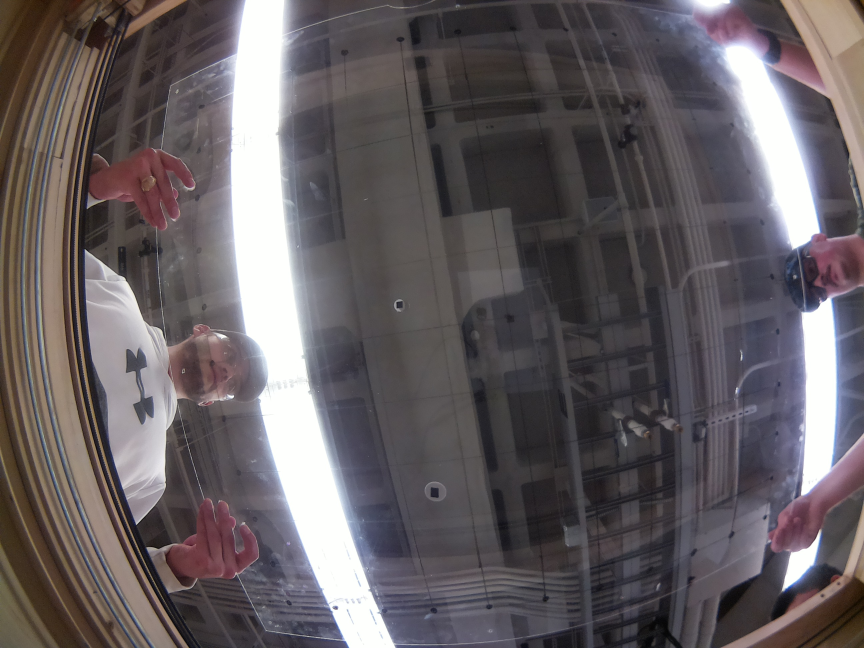
#> input picture fisheyecalibration.jpg, 2592 x 1944 px, found by its file name (shown at 1/3 size)
$ python fisheyeTest.py
#> lines starting #> are read from the running program, lines starting #| are printed output that depends on the picture
from defisheye import Defisheye
import cv2

dtype = "orthographic"
format = "fullframe"
fov = 132 #May need to change these to fit camera
pfov = 100

image = "/home/capstone403/fisheyecalibration.jpg"
imageOut = f"/home/capstone403/fisheyeBoardFixed_5inch.jpg"

imageDefish = "/home/capstone403/fisheyecalibrationDesfish.jpg"
imageCV = cv2.imread("/home/capstone403/fisheyecalibration.jpg")
#> imageCV is the input picture: shape (1944, 2592, 3); mean B, G, R 97.4, 94.4, 100.9
img = cv2.resize(imageCV, (1944, 1944))
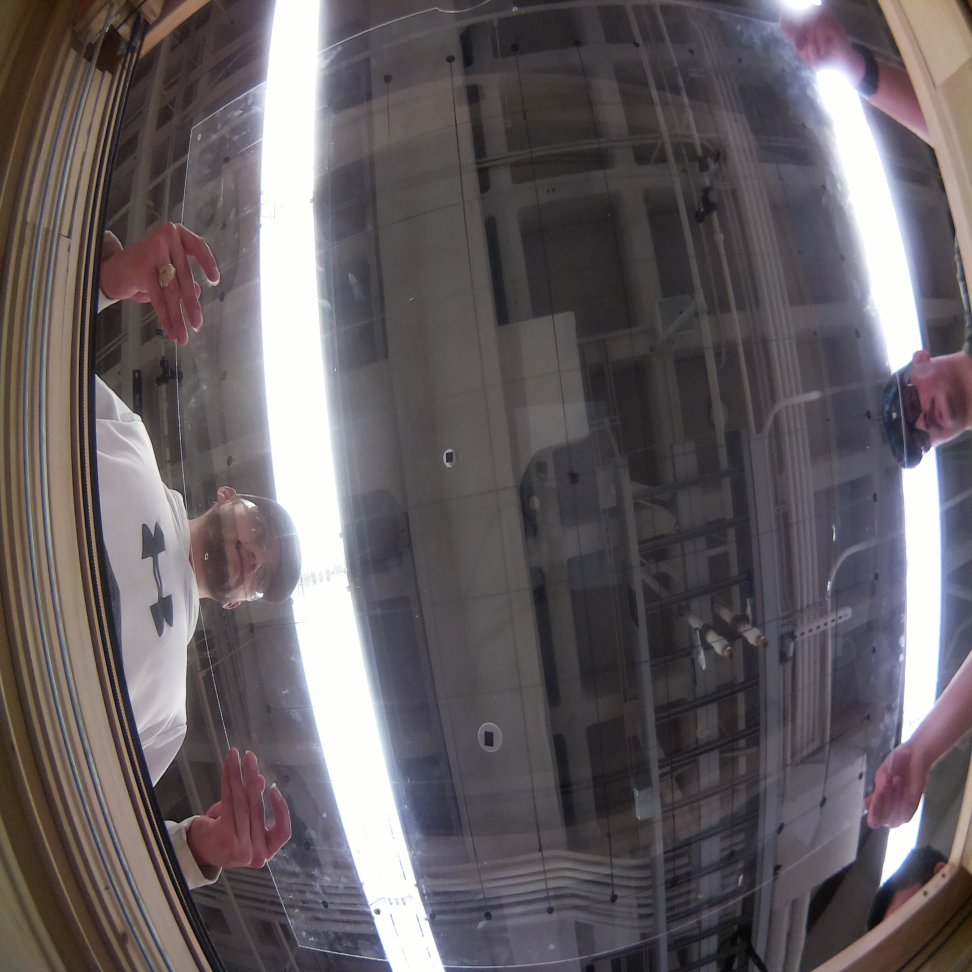
#> img: shape (1944, 1944, 3) (shown at 1/2 size); mean B, G, R 97.5, 94.5, 101
cv2.imwrite("/home/capstone403/fisheyecalibrationDesfish.jpg", img)


#> (the run stopped early here; a loop or call above may not have finished)

$ run again, with CM3Test.jpg copied over fisheyecalibration.jpg
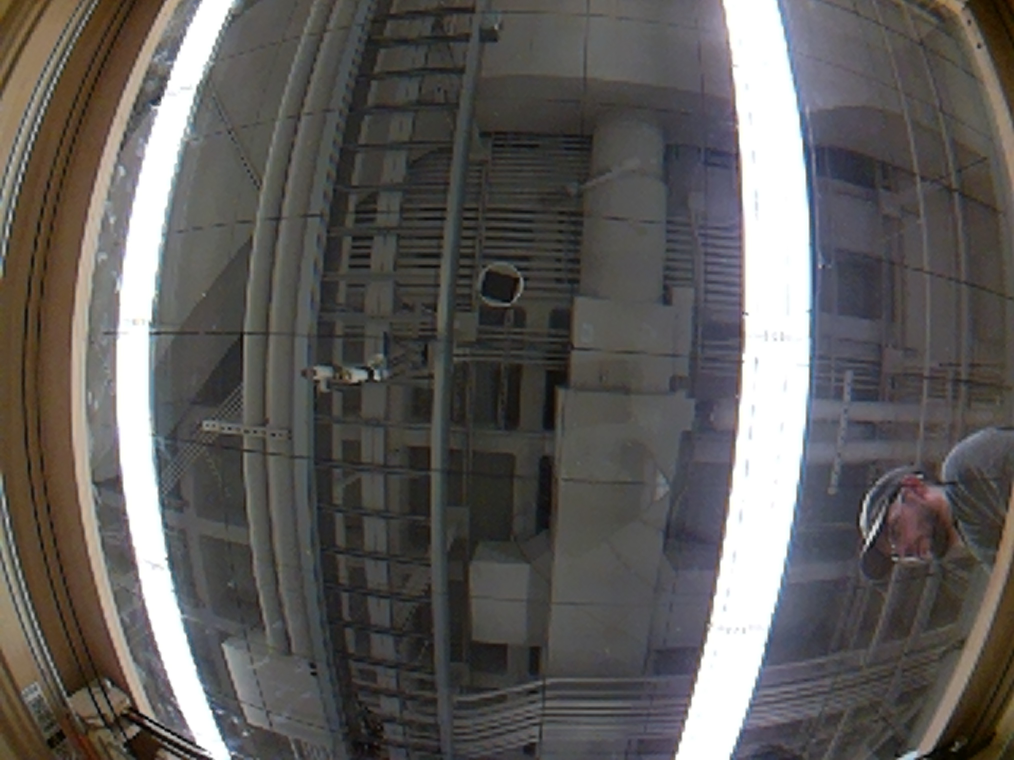
#> input picture CM3Test.jpg, 4056 x 3040 px, found by its file name (shown at 1/4 size)
#> imageCV is the input picture: shape (3040, 4056, 3); mean B, G, R 89.5, 91.6, 94.4
#> `img = cv2.resize(imageCV, (1944, 1944))`:
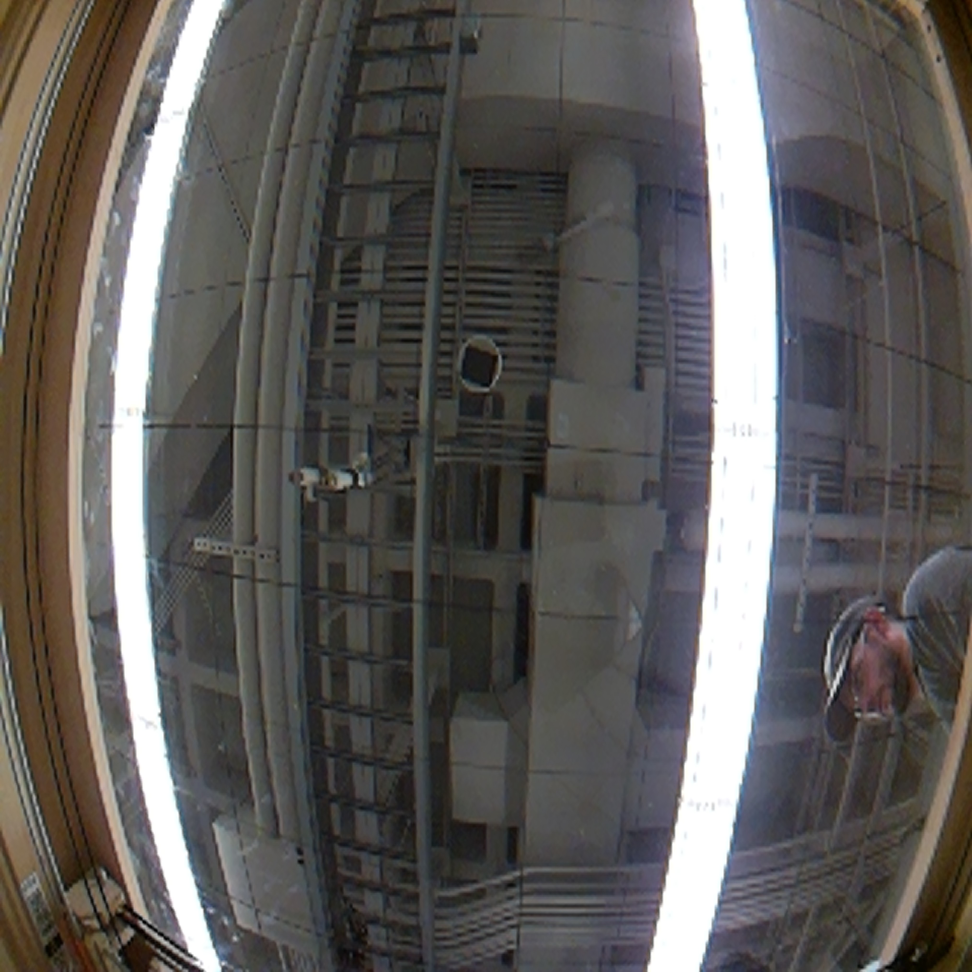
#> img: shape (1944, 1944, 3) (shown at 1/2 size); mean B, G, R 89.5, 91.5, 94.3

$ run again, with fishcam.jpg copied over fisheyecalibration.jpg
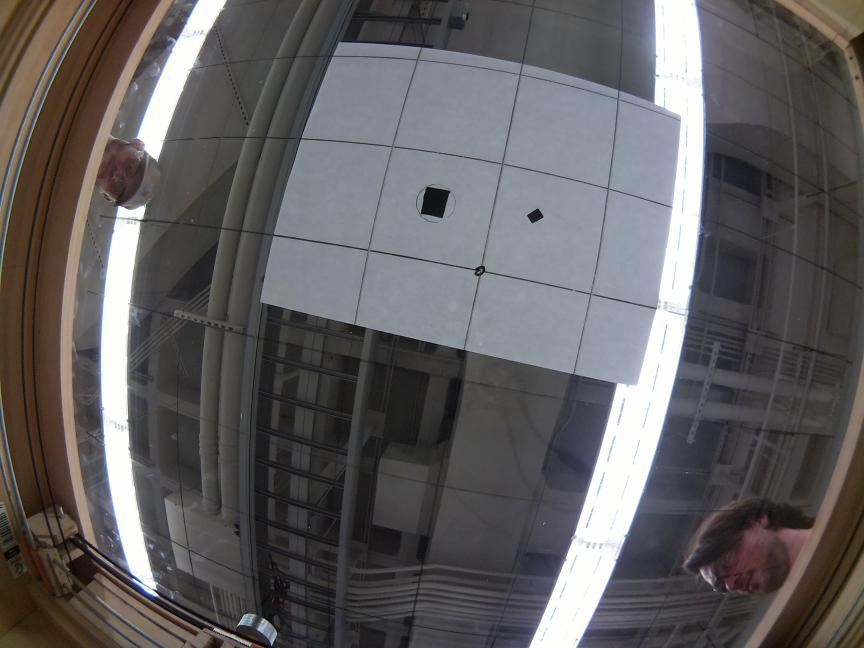
#> input picture fishcam.jpg, 2592 x 1944 px, found by its file name (shown at 1/3 size)
#> imageCV is the input picture: shape (1944, 2592, 3); mean B, G, R 96.1, 94.7, 96.9
#> `img = cv2.resize(imageCV, (1944, 1944))`:
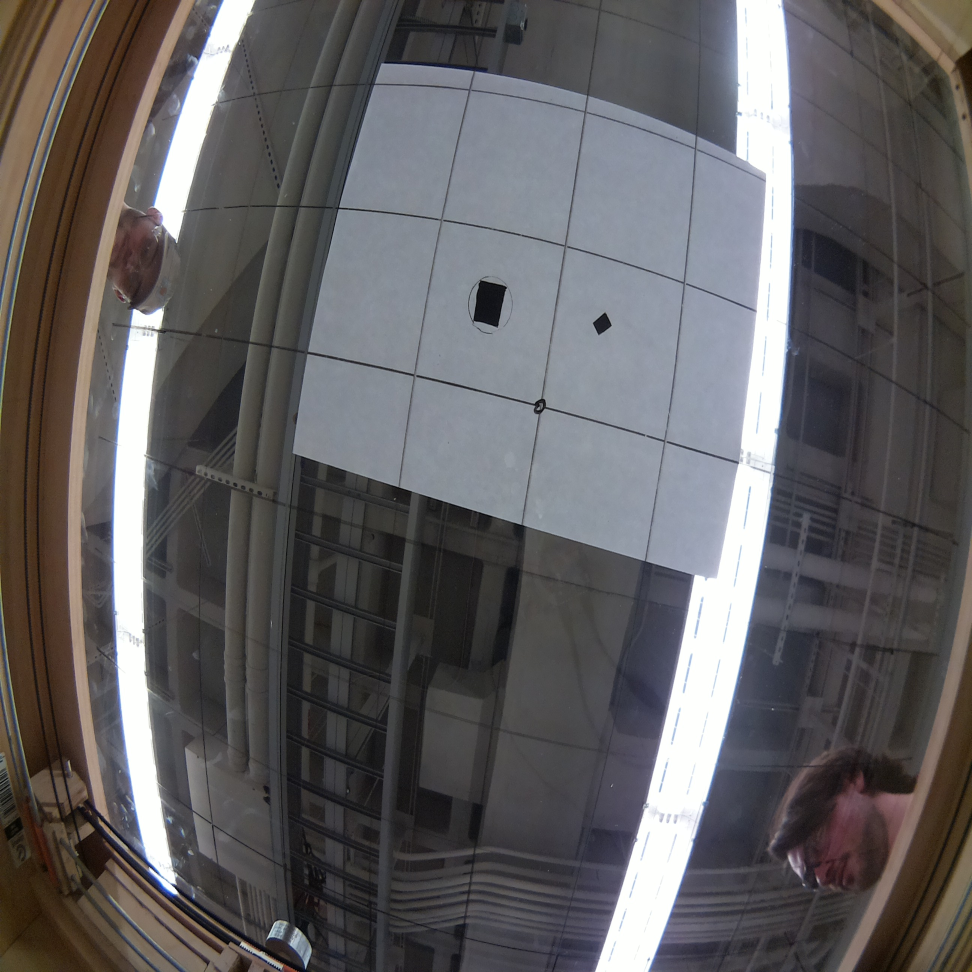
#> img: shape (1944, 1944, 3) (shown at 1/2 size); mean B, G, R 96.2, 94.8, 97
